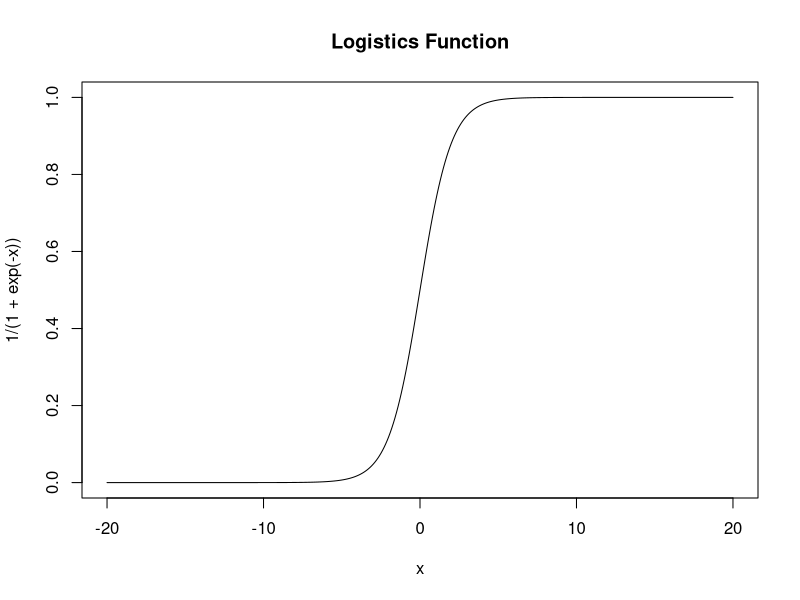
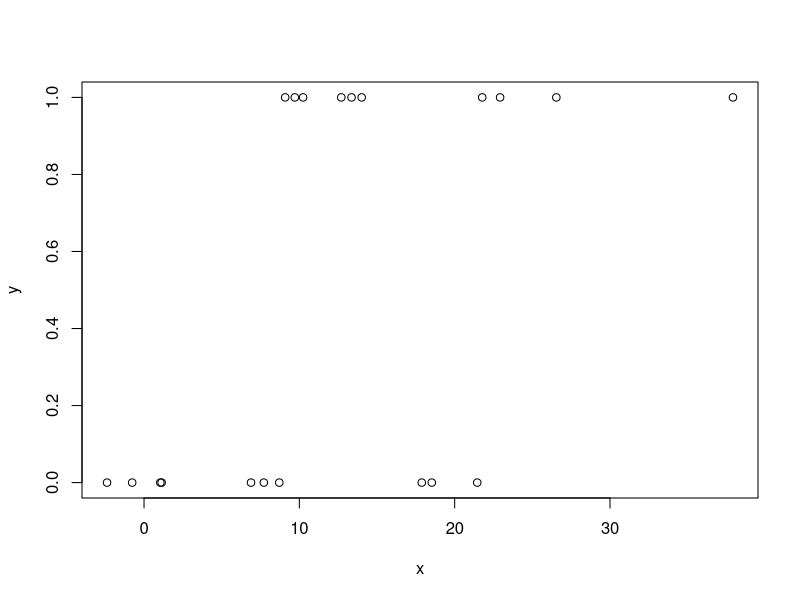

Recreate these plots in R, in order.
## ---- chunk 1
x <- seq(-20,20,0.1)
plot(x, 1/(1+exp(-x)), 'l')
title('Logistics Function')
## ---- chunk 2
set.seed(3306)

y <- sample(c(0,1), 20, T)
x <- y * 5 -y^2  + runif(20, 5, 10)+ rnorm(20, 5, 10)
plot(x,y)

model <- glm(y ~ x, family = binomial)
summary(model)

log_or <- coef(model)["x"]
or <- exp(log_or)
list(log_or = log_or, or = or)

confint(model)
## ---- chunk 3
prob <- predict(model, list(x), type = "response")
predicted.classes <- ifelse(prob > 0.5, "c1", "c0")
table(predicted.classes,y)
